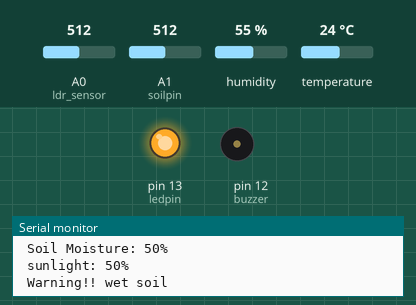
Bench run of a sketch on a simulated Arduino Uno, built with avr-gcc and run on an emulated ATmega328P. Parts: output pins drawn as LEDs (lit = HIGH), buzzer (waves = sounding, pin HIGH), the last lines printed to the serial monitor. The inputs (shaded band) are chosen by the test bench; at power-on: A1 (soilpin) = 512, A0 (ldr_sensor) = 512, humidity 55 %, temperature 24 °C.

Above: at 4.8 s.
4.9 s: A1 (soilpin) set to 603
8.0 s: A1 (soilpin) set to 624
At 9.7 s:
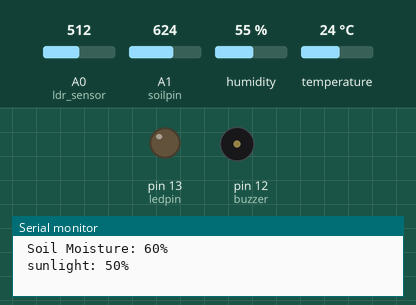
14.5 s: A1 (soilpin) set to 306
At 17.5 s:
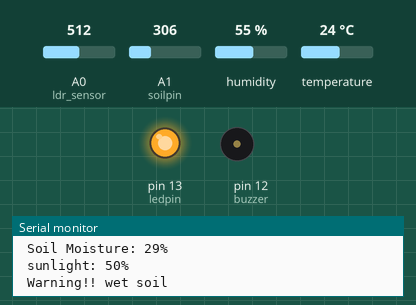
18.1 s: A1 (soilpin) set to 716
At 19.3 s:
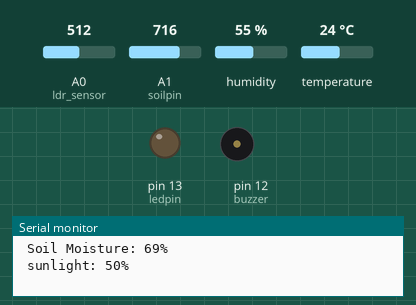
Timing chart, 0 to 21.1 s (numbered marks = the images above; inputs shaded):
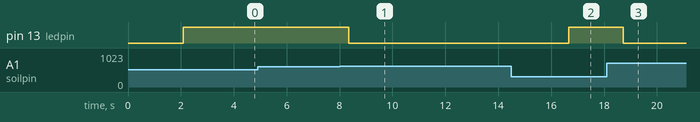

The sketch:

arduino_Final.ino
```cpp
#include "DHT.h"

#define DHTPIN 2     // Digital pin connected to the DHT sensor

#define DHTTYPE DHT11   // DHT 11

DHT dht(DHTPIN, DHTTYPE);
int ledpin =13;
int soilpin = 1;
int buzzer = 12;
int val =0;

void setup() {
  Serial.begin(9600);
  Serial.println(F("DHTxx test!"));
  pinMode(ledpin, OUTPUT);
  pinMode(soilpin, INPUT);
  pinMode(buzzer , OUTPUT);
  pinMode(A0, INPUT);//ldr sensor
  dht.begin();

}

void loop() {
  // Wait a few seconds between measurements.
  delay(2000);

  Serial.println("");
  val=analogRead(soilpin);
  int ldr = analogRead(A0);
  int ldrmap = map(ldr,0,1023,0,100);
  int soil_moisture=map(val,0,1023,0,100);


  // Reading temperature or humidity takes about 250 milliseconds!
  // Sensor readings may also be up to 2 seconds 'old' (its a very slow sensor)
  float h = dht.readHumidity();
  // Read temperature as Celsius (the default)
  float t = dht.readTemperature();
  // Read temperature as Fahrenheit (isFahrenheit = true)
  float f = dht.readTemperature(true);

  // Check if any reads failed and exit early (to try again).
  if (isnan(h) || isnan(t) || isnan(f)) {
    Serial.println(F("Failed to read from DHT sensor!"));
    return;
  }

  // Compute heat index in Fahrenheit (the default)
  float hif = dht.computeHeatIndex(f, h);
  // Compute heat index in Celsius (isFahreheit = false)
  float hic = dht.computeHeatIndex(t, h, false);

  Serial.print(F(" Humidity: "));
  Serial.print(h);
  Serial.print(F("%  Temperature: "));
  Serial.print(t);
  Serial.print(F("C "));
  Serial.print(f);
  Serial.print(F("F  Heat index: "));
  Serial.print(hic);
  Serial.print(F("C "));
  Serial.print(hif);
  Serial.println(F("F"));
  Serial.print(" Soil Moisture: ");
  Serial.print(soil_moisture);
  Serial.println("%");
  Serial.print(" sunlight: ");
  Serial.print(ldrmap);
  Serial.print("%");
  Serial.println("");
  if(soil_moisture < 60){
    Serial.println(" Warning!! wet soil");
    digitalWrite(ledpin,HIGH);
  }
  else if(soil_moisture > 90){
    Serial.println(" Warning!! dry soil");
    digitalWrite(ledpin,HIGH);
  }
  else{
    digitalWrite(ledpin,LOW);
  }
}
```

Measured:
- the behaviour switches between 613 and 614 on A1 (soilpin) (found by bisection; images 0 and 1)
- after the input at 8.0 s, pin 13 (ledpin): HIGH → LOW after 0.35 s
- after the input at 14.5 s, pin 13 (ledpin): LOW → HIGH after 2.2 s
- after the input at 18.1 s, pin 13 (ledpin): HIGH → LOW after 0.63 s
